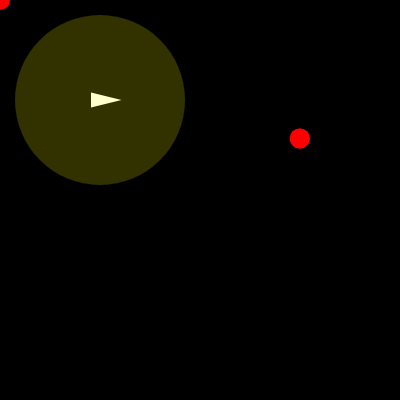
Frame 1 (no input)
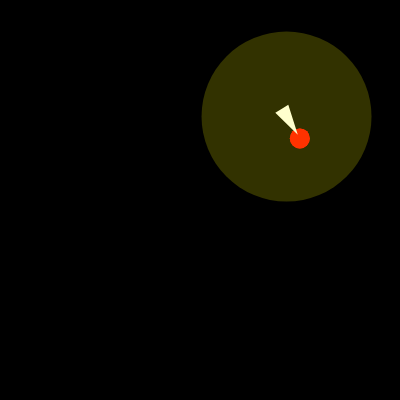
Frame 60 (no input)
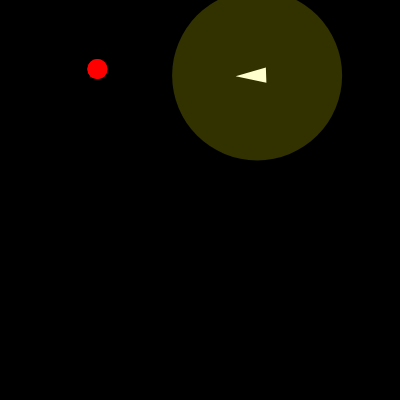
Frame 120 (the mouse pressed at the canvas centre since frame 60)

The p5.js sketch that drew these frames (run headless with seeded random() and noise() and a simulated clock; from frame 60 on, the mouse is pressed at the canvas centre):

// p5.js sketch
// ── sketch.js
let vehicle;
let food;
let distance;
let foodColor = 255;

function setup() {
  createCanvas(400, 400);
  vehicle = new Vehicle(100, 100);
  food = new Food(0, 0);
}

function draw() {
  // background
  background(0);

  // food
  fill(foodColor, 0, 0);
  noStroke();
  food.show();
  if (!food.isOnScreen) {
    drawFood();
  }
  verifyColision();
  
  // vehicle
  vehicle.show();
  vehicle.update();
  
  // seeking food
  vehicle.seek(food);
}

function verifyColision() {
  distance = vehicle.distanceToVehicle(food.pos.x, food.pos.y); 
  if (distance <= food.radius) {
    food.count++;
    food.isOnScreen = false;
    foodColor = 0;
    print("Food count: " + food.count);
  } else {
    foodColor = 255;
    food.show();
  }
}

function drawFood() {
  food.updatePosition();
  food.isOnScreen = true;
}
// ── food.js
class Food {
  constructor(x, y) {
    this.pos = createVector(x, y);
    this.radius = 20;
    this.count = 0;
    this.coloring = createVector(255, 0, 0);
    this.isOnScreen = false;
  }
  
  updatePosition(){
    this.pos = createVector(random(width), random(height));
    this.show();
  }
  
  show() {
    circle(this.pos.x, this.pos.y, this.radius);
    fill(this.coloring[0], this.coloring[1], this.coloring[2]);
    noStroke();
  }
}
// ── vehicle.js
class Vehicle {
  constructor(x, y) {
    this.pos = createVector(x, y);
    this.vel = createVector(0, 0);
    this.acc = createVector(0, 0);
    this.r = 5;
    this.maxSpeed = 4;
    this.maxForce = 0.25;
    this.seekDirection = createVector(random(width), random(height));
    this.force = p5.Vector.sub(this.seekDirection, this.pos);
    this.fieldOfViewColor = color(255, 255, 0, 50); 
    this.fieldOfViewRadius = 170;
  }
  
  show() {
    // drawing vehicle as a triangule
    this.drawVehicle();
    // drawing vehicle's field of view 
    this.drawView();
  }
  
  drawVehicle() {
    stroke(255);
    strokeWeight(8);
    fill(255);
    push();
    translate(this.pos.x, this.pos.y);
    rotate(this.vel.heading());
    triangle(-this.r, -this.r/2, -this.r, this.r/2, this.r, 0);
    pop();
  }

  drawView() {
    fill(this.fieldOfViewColor);
    noStroke();    
    circle(this.pos.x, this.pos.y, this.fieldOfViewRadius);
  }
  
  update() {
    this.vel.add(this.acc);
    this.vel.limit(this.maxSpeed);
    this.pos.add(this.vel);
    this.acc.set(0, 0);
    
    // Check boundary conditions
    this.pos.x = constrain(this.pos.x, 0, width);
    this.pos.y = constrain(this.pos.y, 0, height);
  }
  
  seek(target) {
    if(this.checkIfNeedNewDirection()) {
      this.seekDirection = createVector(random(width), random(height));
    }

    // creating force
    this.force = p5.Vector.sub(this.seekDirection, this.pos);
    
    // If the food is within the vehicle's field view, go to the food
    if (this.distanceToVehicle(target.pos.x, target.pos.y) <= this.fieldOfViewRadius/2) {
      this.force = p5.Vector.sub(target.pos, this.pos);
    }
    this.force.setMag(this.maxSpeed);
    this.force.sub(this.vel);
    this.force.limit(this.maxForce);
    this.applyForce(this.force);
  }
  
  applyForce(force) {
    this.acc.add(force);
  }
  
  distanceToVehicle(food_x, food_y) {
    var distanceToVehicle = dist(this.pos.x, this.pos.y, food_x, food_y);
    return distanceToVehicle;
  }

  // checks if vehicle hit a wall or got to the position set and haven't found the food
  checkIfNeedNewDirection() {
    if (this.pos.x == 0 || this.pos.x == width || 
      this.pos.y == 0 || this.pos.y == height || 
      this.distanceToVehicle(this.seekDirection.x, this.seekDirection.y) < 10) {
      return true;
    } else {
      return false;
    }
  }
}
